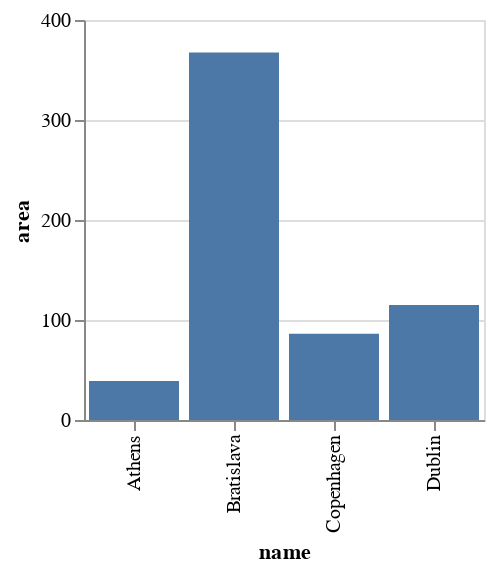

The notebook cell this image was saved under:
### Markdown cell above
With a few more specifications, we can give this barchart some tooltips and an aspect ratio of a square:

### Code cell
alt.Chart(cities).mark_bar().encode(
  x='name',
  y='area',
  tooltip=['name', 'area', 'elevation', 'population'],
).properties(
  width=200,
  height=200
)

### Figure 1 — Vega-Lite specification as saved in the notebook (floating-point values rounded to 4 significant figures)
{"config": {"view": {"continuousWidth": 300, "continuousHeight": 300}}, "data": {"name": "data-dd54ba61bbc986a72de58a97b28ef3f8"}, "mark": {"type": "bar"}, "encoding": {"tooltip": [{"field": "name", "type": "nominal"}, {"field": "area", "type": "quantitative"}, {"field": "elevation", "type": "quantitative"}, {"field": "population", "type": "quantitative"}], "x": {"field": "name", "type": "nominal"}, "y": {"field": "area", "type": "quantitative"}}, "height": 200, "width": 200, "$schema": "https://vega.github.io/schema/vega-lite/v5.6.1.json", "datasets": {"data-dd54ba61bbc986a72de58a97b28ef3f8": [{"name": "Athens", "area": 39.0, "elevation": 170, "population": 664046}, {"name": "Bratislava", "area": 367.6, "elevation": 152, "population": 429564}, {"name": "Copenhagen", "area": 86.2, "elevation": 14, "population": 602481}, {"name": "Dublin", "area": 115.0, "elevation": 20, "population": 553165}]}}
